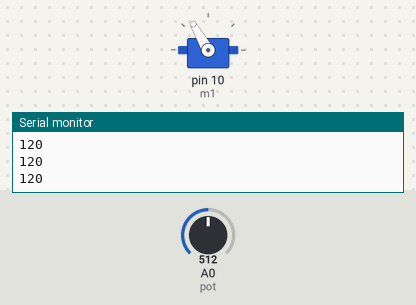
The sketch below on a simulated Arduino Uno, built with avr-gcc and run on an emulated ATmega328P. On the bench: servo, the last lines printed to the serial monitor. The test bench sets the inputs (shaded band); at power-on: A0 (pot) = 512.

Above: at 4.2 s.
4.3 s: A0 (pot) set to 716
At 5.4 s:
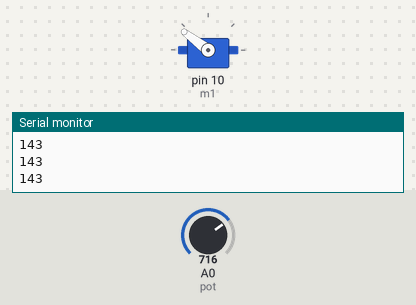
5.8 s: A0 (pot) set to 900
At 6.6 s:
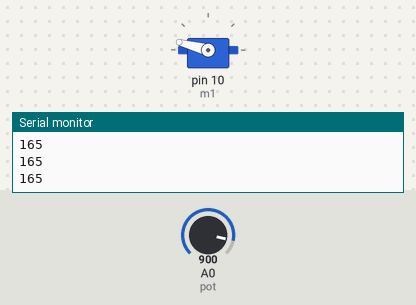
7.3 s: A0 (pot) set to 1023
At 7.7 s:
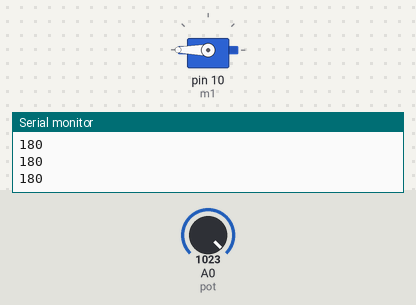
8.8 s: A0 (pot) set to 511
At 10.0 s:
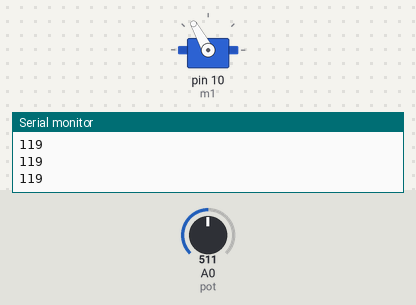
10.3 s: A0 (pot) set to 306
At 11.2 s:
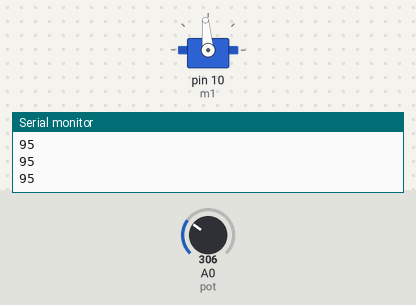
11.8 s: A0 (pot) set to 122
At 12.2 s:
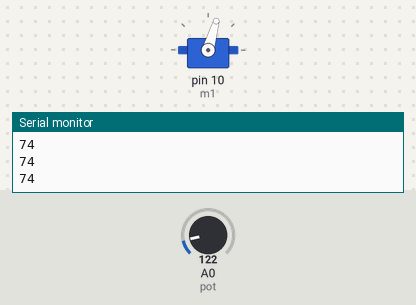
Timing chart, 0 to 14.3 s (numbered marks = the images above; inputs shaded):
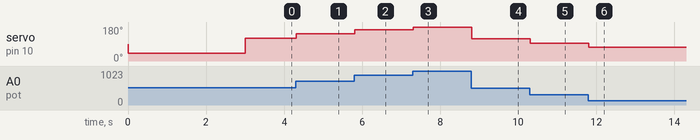

Measured:
- after the input at 4.3 s, servo on pin 10 (m1): 120° → 143° at once
- after the input at 5.8 s, servo on pin 10 (m1): 143° → 165° at once
- after the input at 7.3 s, servo on pin 10 (m1): 165° → 180° at once
- after the input at 8.8 s, servo on pin 10 (m1): 180° → 119° at once
- after the input at 10.3 s, servo on pin 10 (m1): 119° → 95° at once
- after the input at 11.8 s, servo on pin 10 (m1): 95° → 74° at once

The sketch:

BLDC_TEST.ino
```cpp
//CODE BY SARANSH_MAHIMA//
#include<Servo.h>
Servo m1; //motor #1
int velocity=0; //motor velocity
int pot=0; //potentiometer pin----> A0
void setup()
{
  pinMode(pot,INPUT);
  Serial.begin(9600);
  m1.attach(10); //connect the signal pin of esc to any pwm enabled pin on the arduino. In this case its pin 6
  delay(1); // no use of this line -_-
  m1.write(40);// this arms the HW esc
  delay(3000);// this delay is a must.
}
void loop()
{
  //rest is self explanatory
 velocity=analogRead(pot);
 velocity=map(velocity,0,1023,60,180);//mapping values from 0-1023 to 60-180;
 Serial.println(velocity);//if you wanna see the speed on the serial monitor
 m1.write(velocity);//boom
}
```
